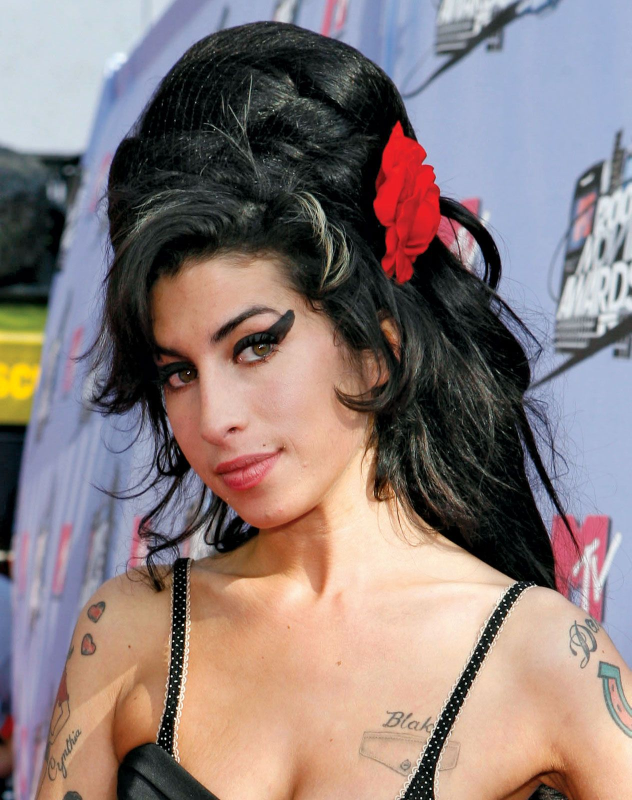
#> input picture simple_images/Amy Winehouse/Amy Winehouse_1.jpg, 1263 x 1600 px (shown at 1/2 size)
$ python -i descarga.py   (imports and definitions only)
#> lines starting #> are read from the running program, lines starting #| are printed output that depends on the picture
import os
import cv2
from simple_image_download import simple_image_download as simp

# En el siguiente array se debe introducir el nombre de los personajes de los que se quieren descargar
# las imagenes
artists = ["Freddie Mercury", "Kurt Cobain", "David Bowie", "Ozzy Osbourne", "Amy Winehouse"]

# Instruccion de creacion de carpetas para crear las imagenes
BASE_DIR = "./images"
# [1 line not run here, left out]

# Inicializa el descargador
# [1 line that did not run here, left out]

# Se necesita un modelo Haar Cascade (entrenamiento de reconocimiento facial) para detectar
# los rostros de los artistas
HAAR_CASCADE_PATH = cv2.data.haarcascades + "haarcascade_frontalface_default.xml"
haar_cascade = cv2.CascadeClassifier(HAAR_CASCADE_PATH)

# Se redimensiona el tamaño de las imagenes para hacerlos uniformes
IMG_SIZE = (256, 256)

#La siguiente es la funcion de deteccion de rostros y recorte de las fotos al tamaño deseado
def process_image(image_path, output_dir):
#> called with output_dir = 'out.png'
    try:
        img = cv2.imread(image_path)
#> img is the input picture: shape (1600, 1263, 3); mean B, G, R 121.9, 123.7, 139.2
        gray = cv2.cvtColor(img, cv2.COLOR_BGR2GRAY)
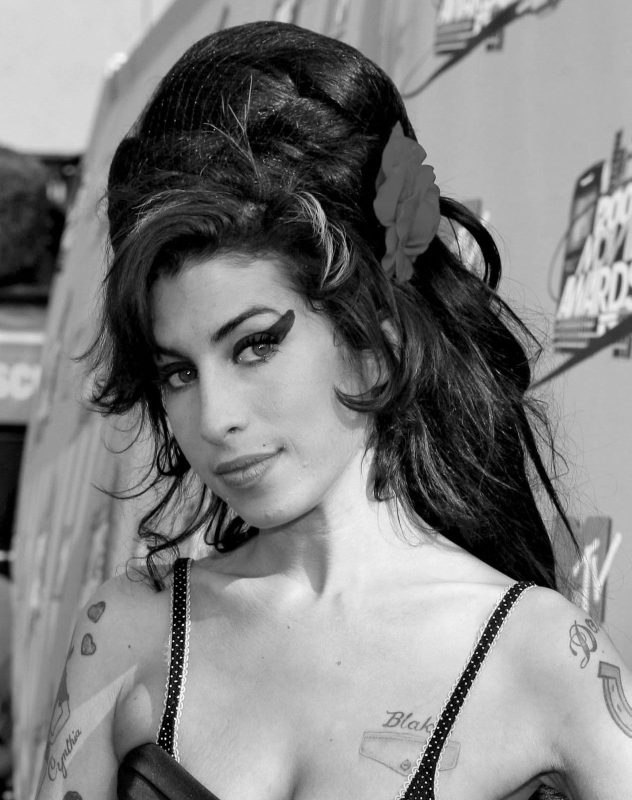
#> gray: shape (1600, 1263) (shown at 1/2 size); min 0, max 255, mean 128.1

        # Detecta rostros mediante el uso de harr (modelo de entrenamiento)
        faces = haar_cascade.detectMultiScale(gray, scaleFactor=1.1, minNeighbors=5, minSize=(30, 30))
#> faces = [[10, 702, 84, 84], [132, 481, 591, 591]]

        # Si se detecta al menos un rostro
        if len(faces) > 0:
            for (x, y, w, h) in faces:
                # Recorta el primer rostro detectado
                face = img[y:y+h, x:x+w]
                resized_face = cv2.resize(face, IMG_SIZE)

                # Guarda la imagen procesada
                output_path = os.path.join(output_dir, os.path.basename(image_path))
                cv2.imwrite(output_path, resized_face)
                print(f"Imagen procesada: {output_path}")
                break  # Solo usamos el primer rostro detectado
#> this loop made 1 pass
#| Imagen procesada: out.png/Amy Winehouse_1.jpg
#> pass 1, in process_image, `face = img[y:y+h, x:x+w]`:
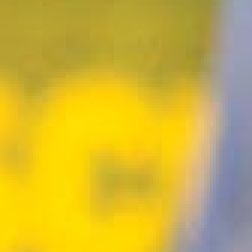
#> face: shape (84, 84, 3) (shown 3 times larger); mean B, G, R 57.7, 180.9, 207.2

    except Exception as e:
        print(f"Error procesando la imagen {image_path}: {e}")

# Descarga y procesa imágenes para cada uno de los artistas
# [30 lines not run here, left out]

>>> result = process_image('simple_images/Amy Winehouse/Amy Winehouse_1.jpg', 'out.png')

$ run again, on simple_images/Amy Winehouse/Amy Winehouse_13.jpg
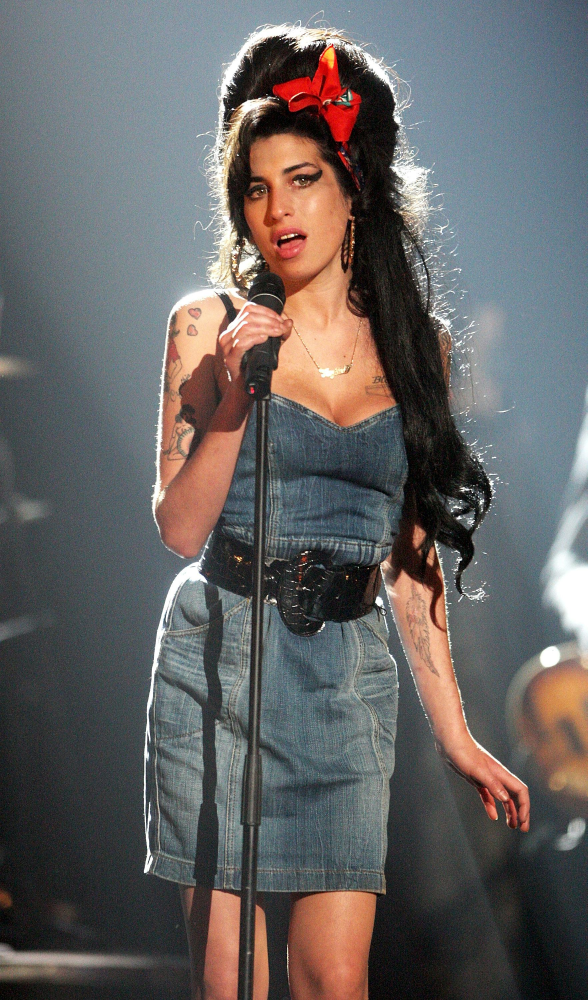
#> input picture simple_images/Amy Winehouse/Amy Winehouse_13.jpg, 1762 x 3000 px (shown at 1/3 size)
#> in process_image, img is the input picture: shape (3000, 1762, 3); mean B, G, R 98.3, 99, 101.7
#> in process_image, `gray = cv2.cvtColor(img, cv2.COLOR_BGR2GRAY)`:
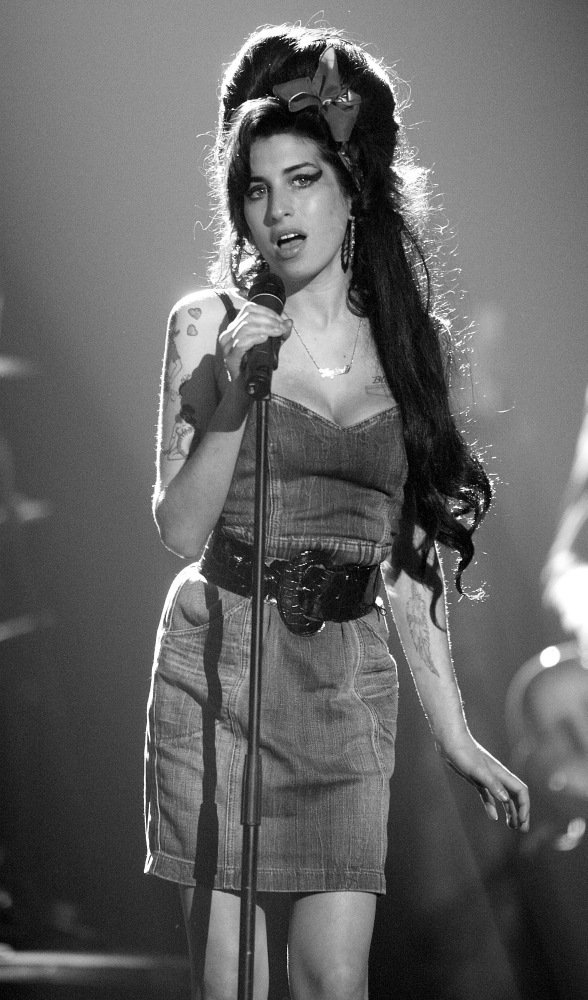
#> gray: shape (3000, 1762) (shown at 1/3 size); min 0, max 255, mean 99.8
#> faces = [[747, 948, 77, 77], [641, 2198, 67, 67], [658, 415, 375, 375]]
#> the loop in process_image, `for (x, y, w, h) in faces:` made 1 pass
#> (printed output is left out)
#> pass 1, in process_image, `face = img[y:y+h, x:x+w]`:
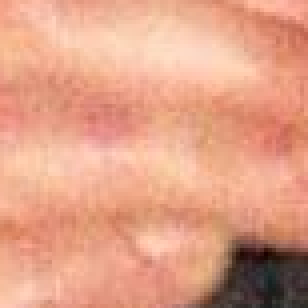
#> face: shape (77, 77, 3) (shown 4 times larger); mean B, G, R 135.2, 161, 225.6

$ run again, on simple_images/Amy Winehouse/Amy Winehouse_14.jpg
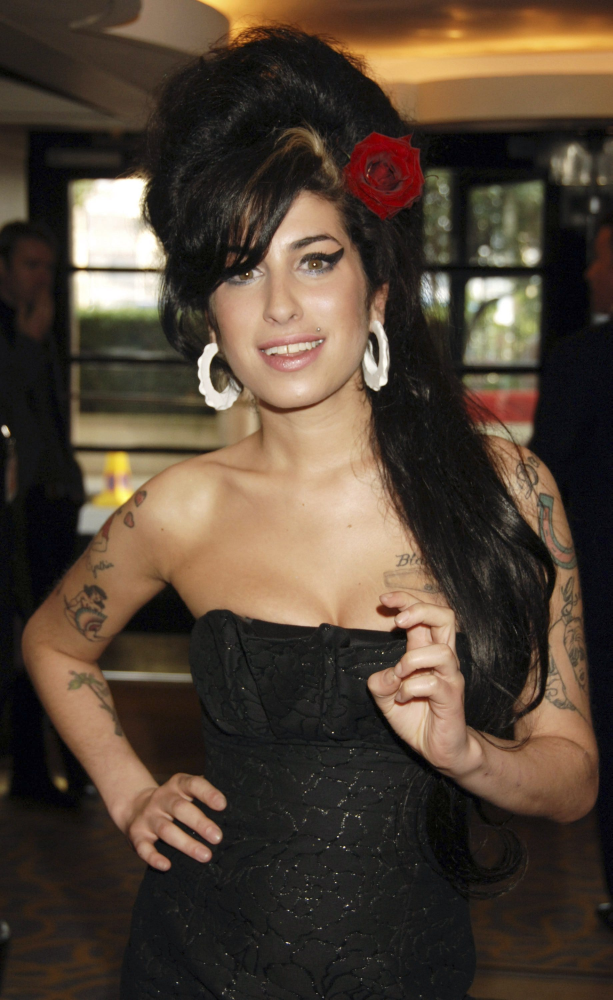
#> input picture simple_images/Amy Winehouse/Amy Winehouse_14.jpg, 1837 x 3000 px (shown at 1/3 size)
#> in process_image, img is the input picture: shape (3000, 1837, 3); mean B, G, R 53.2, 66.8, 81.4
#> in process_image, `gray = cv2.cvtColor(img, cv2.COLOR_BGR2GRAY)`:
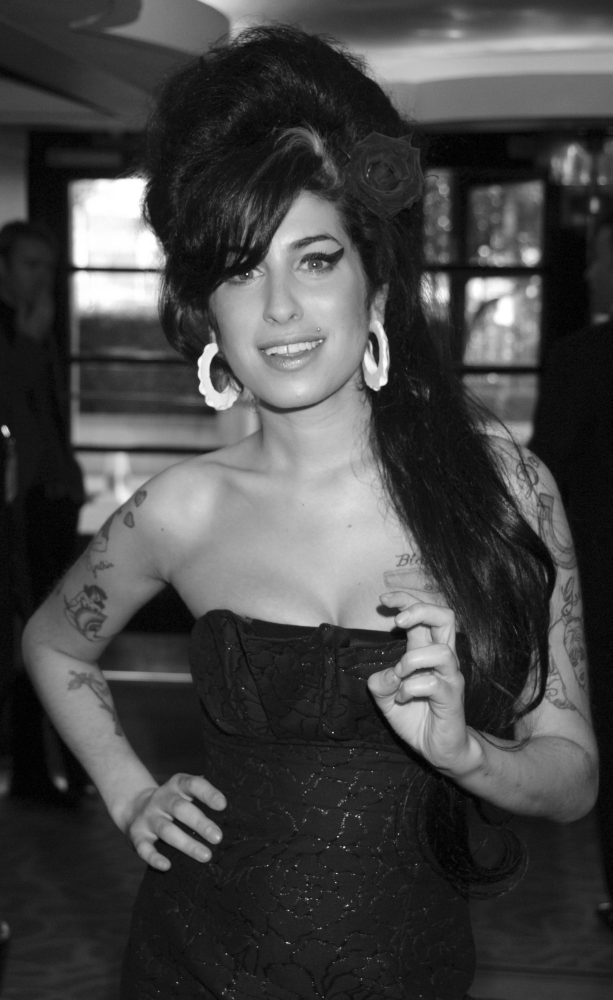
#> gray: shape (3000, 1837) (shown at 1/3 size); min 0, max 255, mean 69.6
#> faces = [[1279, 2156, 92, 92], [1289, 2121, 91, 91], [1330, 996, 327, 327], [563, 583, 596, 596]]
#> the loop in process_image, `for (x, y, w, h) in faces:` made 1 pass
#> (printed output is left out)
#> pass 1, in process_image, `face = img[y:y+h, x:x+w]`:
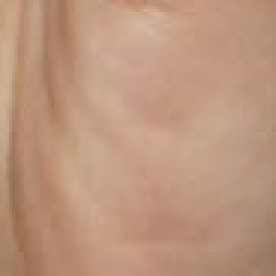
#> face: shape (92, 92, 3) (shown 3 times larger); mean B, G, R 125.3, 149.7, 188.8

$ run again, on simple_images/Amy Winehouse/Amy Winehouse_15.jpg
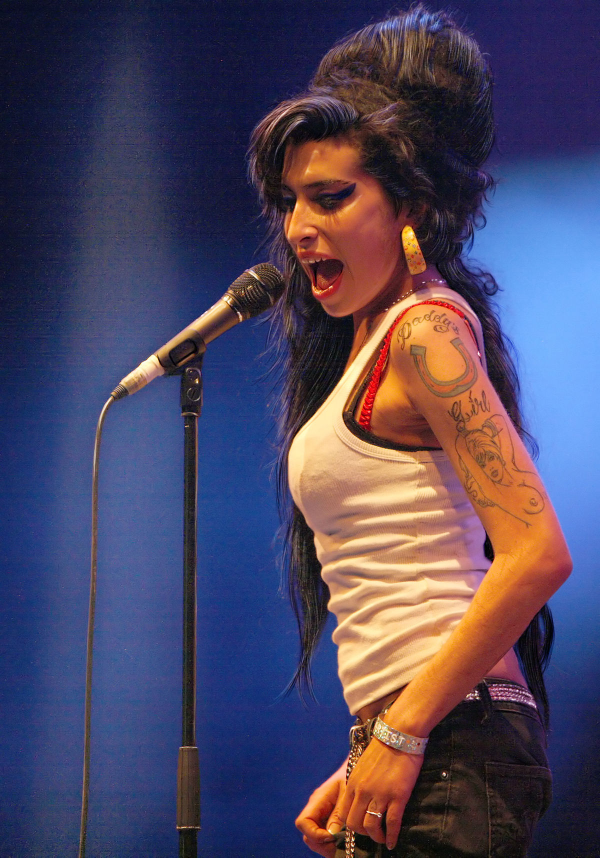
#> input picture simple_images/Amy Winehouse/Amy Winehouse_15.jpg, 1200 x 1715 px (shown at 1/2 size)
#> in process_image, img is the input picture: shape (1715, 1200, 3); mean B, G, R 96.2, 70.6, 77.9
#> in process_image, `gray = cv2.cvtColor(img, cv2.COLOR_BGR2GRAY)`:
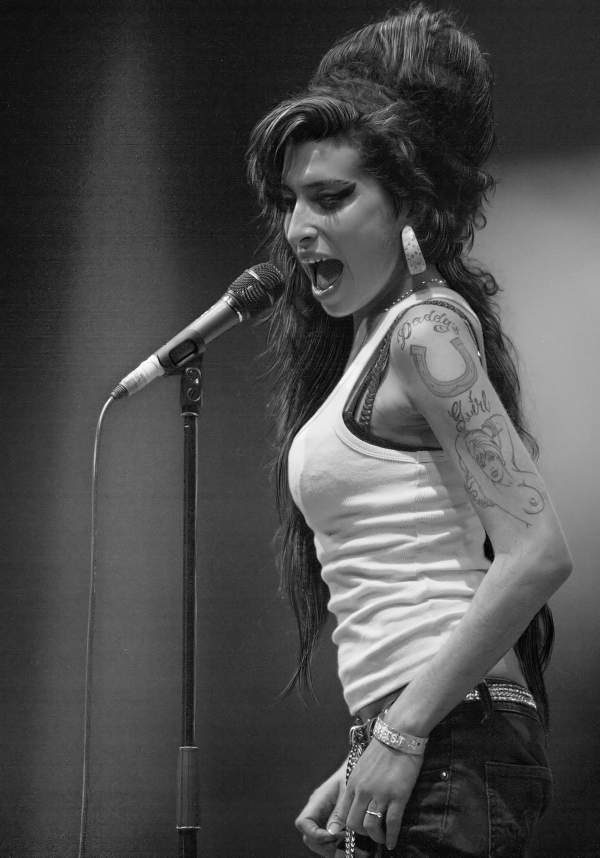
#> gray: shape (1715, 1200) (shown at 1/2 size); min 0, max 255, mean 75.7
#> faces = [[477, 266, 344, 344]]
#> the loop in process_image, `for (x, y, w, h) in faces:` made 1 pass
#> (printed output is left out)
#> pass 1, in process_image, `face = img[y:y+h, x:x+w]`:
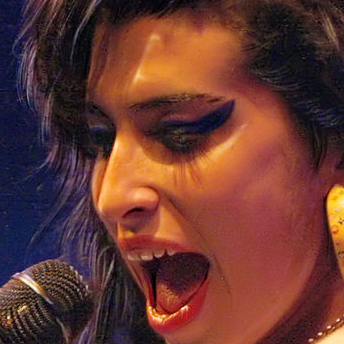
#> face: shape (344, 344, 3); mean B, G, R 49.6, 56.2, 102.9
